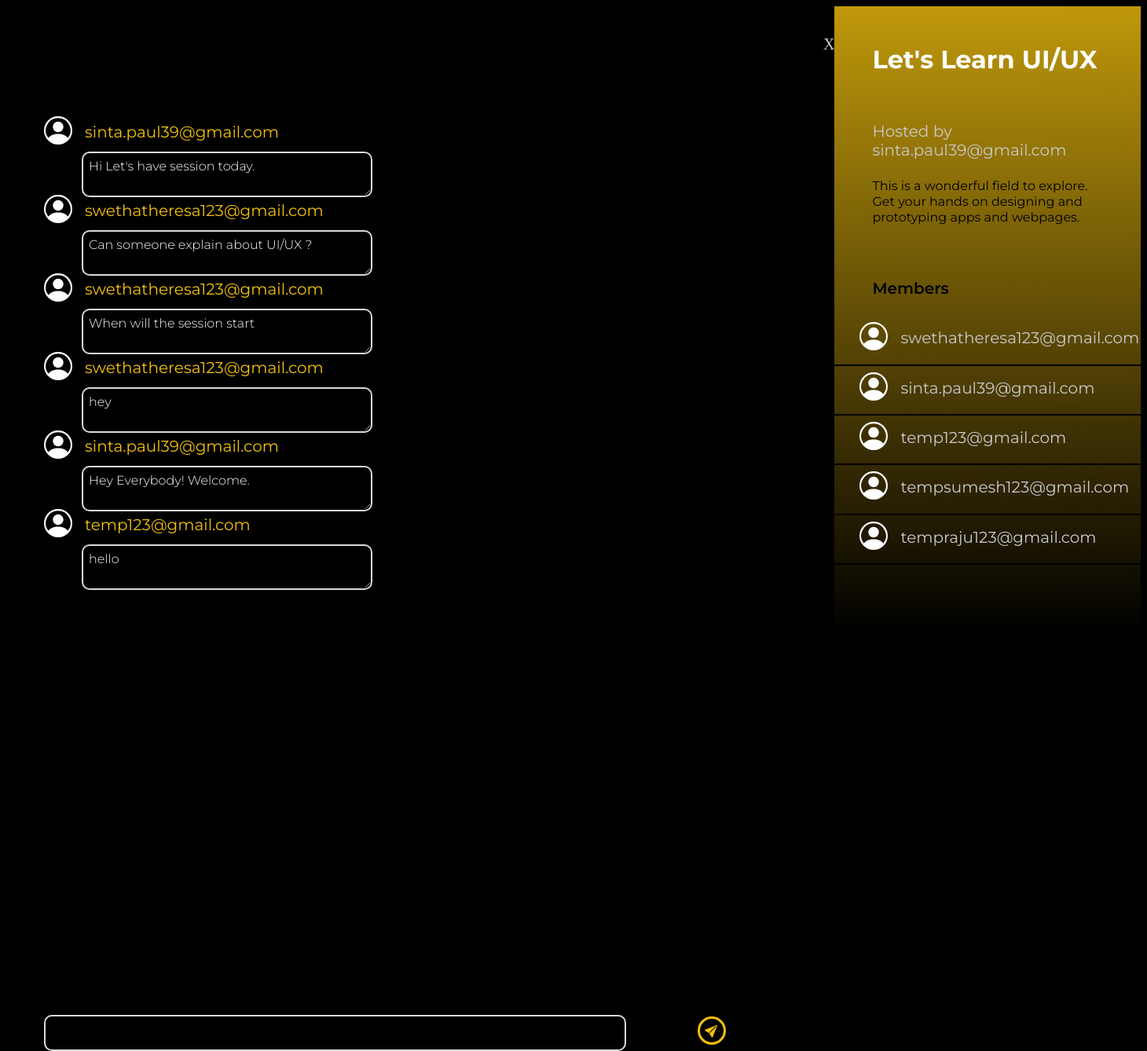
The page /room/1/ on the database its author committed.
### base/models.py (models this page shows, shortened)
class Message(models.Model):
    user = models.ForeignKey(User, on_delete=models.CASCADE)
    room = models.ForeignKey(Room, on_delete=models.CASCADE)
    body = models.TextField()
    updated = models.DateTimeField(auto_now=True)
    created = models.DateTimeField(auto_now_add=True)
    class Meta:
        ordering = ['-updated', '-created']

class User(AbstractUser):
    name = models.CharField(max_length=50, null=True)
    email = models.CharField(max_length=50,unique=True, null=True)
    college= models.CharField(max_length=50, null=True)
    city= models.CharField(max_length=50, null=True)
    fields_of_interests=models.ManyToManyField(
        Topic, related_name='topics',blank=True)
    USERNAME_FIELD = 'email'
    REQUIRED_FIELDS = []

class Room(models.Model):
    host = models.ForeignKey(User, on_delete=models.SET_NULL, null=True)
    topic = models.ForeignKey(Topic, on_delete=models.SET_NULL, null=True)
    name = models.CharField(max_length=100)
    description = models.CharField(max_length=200,null=True, blank=True)
    participants = models.ManyToManyField(
        User, related_name='participants', blank=True)

### base/views.py (the view, shortened to what this page needs)
# urls.py: path('room/<str:pk>/', views.room_details, name="room_details"),
def room_details(request, pk):
    room = Room.objects.get(id=pk)
    room_messages = room.message_set.all()[0:50]
    participants = room.participants.all()
    context = {'room': room, 'room_messages': room_messages,
               'participants': participants,}
    return render(request, 'room-details.html', context)

### templates/room-details.html (shortened to what this page needs)
<!DOCTYPE html>
{% load static %}
<html lang="en">
<head>
    <link rel="stylesheet" href="{% static 'style4.css' %}">
</head>
<body class="bo" style="background-color:black;">
    <div class="one">
        <br>
        <br>
        <a style="text-decoration: none;" href="{% url 'room' %}"class="xy">X</a>
        {% for message in room_messages %}
        {% if request.user != message.user %}
        <div style="height: 80px;">jkh</div>
        <div class="other">
            <div class="row">
            <div>
            </div>
            <div>
            <h1 class="d" style="color: #F3C10E;">{{message.user}}</h1>
            </div>
            </div>
            <div>
                <label for="html" class="label1">{{message.body}}</label>
            </div>
        </div>
        {% else %}
        <div style="height:2px"></div>
        <div class="me" style="margin-left: 45rem;">
            <label for="html" class="label2">{{message.body}}</label>
        </div>
        {% endif %}
        {% endfor %}
        <div class="pos">
        <form method="POST" action="">
        <div style="background-color:transparent;width: 63rem;height: 4rem;margin-top: 10rem;">
          <div style="position: absolute;">
        <input name="body" class="textarea" style="background-color: black;height: 2rem;">
        <div class="s" style="margin-top: -2.75rem;margin-left: 55rem;">
            <center>
            </center>
        </div>
         </div>
        </div>
        </form>
        </div>
    </div>
    <div class="two">
        <h1 class="neural">{{room.name}}</h1>
        <h1 class="h">Hosted by {{room.host.username}}</h1>
        <br>
        <p class="desc3">{{room.description}}</p>
        <br>
        <h1 class="c">Members</h1>
        <br>
        {% for user in participants %}
        <div class="row">
            <div style="margin-left: 2rem;">
            </div>
            <div><h1 class="d">{{user.email}}</h1></div>
        </div>
        <hr style="background-color: black;border-color: transparent;height: 0px;">
        {% endfor %}
    </div>
</body>
</html>

### static/style4.css (style rules this page uses)
.one { width: 250%; height: 50rem; background-color: black; }
.two { background: linear-gradient(179.56deg, #F3C10E -26.72%, #000000 99.62%); width: 100%; height: 50rem; }
.bo { display: flex; flex-direction: row; height: 100%; }
.neural { margin-top: 3rem; margin-left: 3rem; width: 298px; height: 78px; font-family: 'Montserrat'; font-style: normal; font-weight: 700; font-size: 32px; line-height: 39px; color: #FFFFFF; }
.h { width: 209px; height: 24px; margin-left: 3rem; font-family: 'Montserrat'; font-style: normal; font-weight: 400; font-size: 20px; line-height: 24px; color: #CACACA; }
.c { width: 98px; height: 24px; margin-left: 3rem; margin-top: 2rem; font-family: 'Montserrat'; font-style: normal; font-weight: 600; font-size: 20px; line-height: 24px; color: #000000; }
.row { display: flex; flex-direction: row; }
.d { width: 209px; height: 24px; margin-left: 1rem; font-family: 'Montserrat'; font-style: normal; font-weight: 400; font-size: 20px; line-height: 24px; color: #CACACA; margin-top: 0.5rem; }
.xy { font-weight: 400; font-size: 20px; line-height: 24px; margin-left: 65rem; color: #CACACA; }
.other { width: 94px; height: 20px; font-family: 'Montserrat'; font-style: normal; font-weight: 400; font-size: 16px; line-height: 20px; color: #F3C10E; margin-left: 3rem; }
.textarea { display: block; width: 80%; overflow: hidden; resize: both; min-height: 40px; line-height: 20px; border: 2px solid #D9D9D9; border-radius: 10px; font-family: 'Montserrat'; font-style: normal; font-weight: 300; font-size: 16px; line-height: 20px; margin-left: 3rem; color: #FFFFFF; margin-top: 38rem; background-color: transparent; }
.s { background-color:transparent; width: 30px; height: 30px; border: 3px solid #F3C10E; border-radius: 30px; margin-left: 58rem; margin-top: -3.5rem; color: #FFFFFF; }
.label1 { display: block; width: 22rem; overflow: hidden; resize: both; min-height: 40px; line-height: 20px; margin-left: 3rem; border: 2px solid #D9D9D9; border-radius: 10px; font-family: 'Montserrat'; font-style: normal; font-weight: 300; font-size: 16px; line-height: 20px; color: #FFFFFF; padding: 7px; }
.pos { margin-top: -9rem; }
.desc3 { margin-left: 3rem; width: 299px; height: 62px; font-family: 'Montserrat'; font-style: normal; font-weight: 400; font-size: 16px; line-height: 20px; color: #000000; }

### rows shown on the page
Message: user "sinta.paul39@gmail.com", body "Hi Let's have session today."
Message: user "swethatheresa123@gmail.com", body "Can someone explain about UI/UX ?"
Message: user "swethatheresa123@gmail.com", body "When will the session start"
Message: user "swethatheresa123@gmail.com", body "hey"
Message: user "sinta.paul39@gmail.com", body "Hey Everybody! Welcome."
Message: user "temp123@gmail.com", body "hello"
Room: name "Let's Learn UI/UX", host.username "sinta.paul39@gmail.com", description "This is a wonderful field to explore. Get your hands on designing and prototyping apps and webpages."
User: email "swethatheresa123@gmail.com"
User: email "sinta.paul39@gmail.com"
User: email "temp123@gmail.com"
User: email "tempsumesh123@gmail.com"
User: email "tempraju123@gmail.com"
